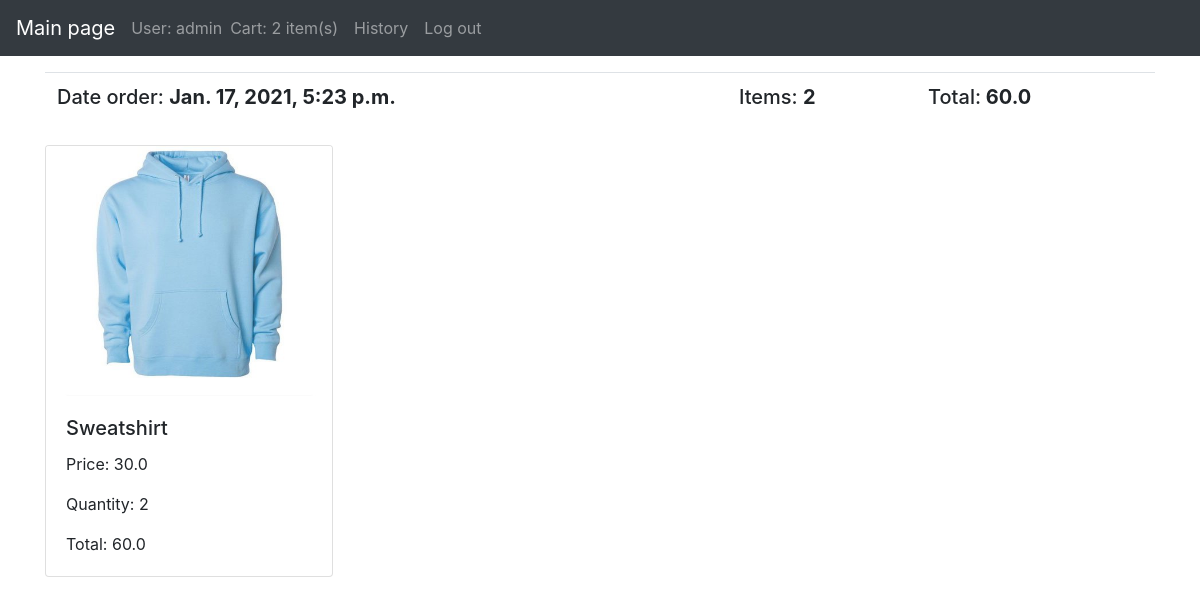
The page /detail/5/ (signed in) on the database as committed earlier.
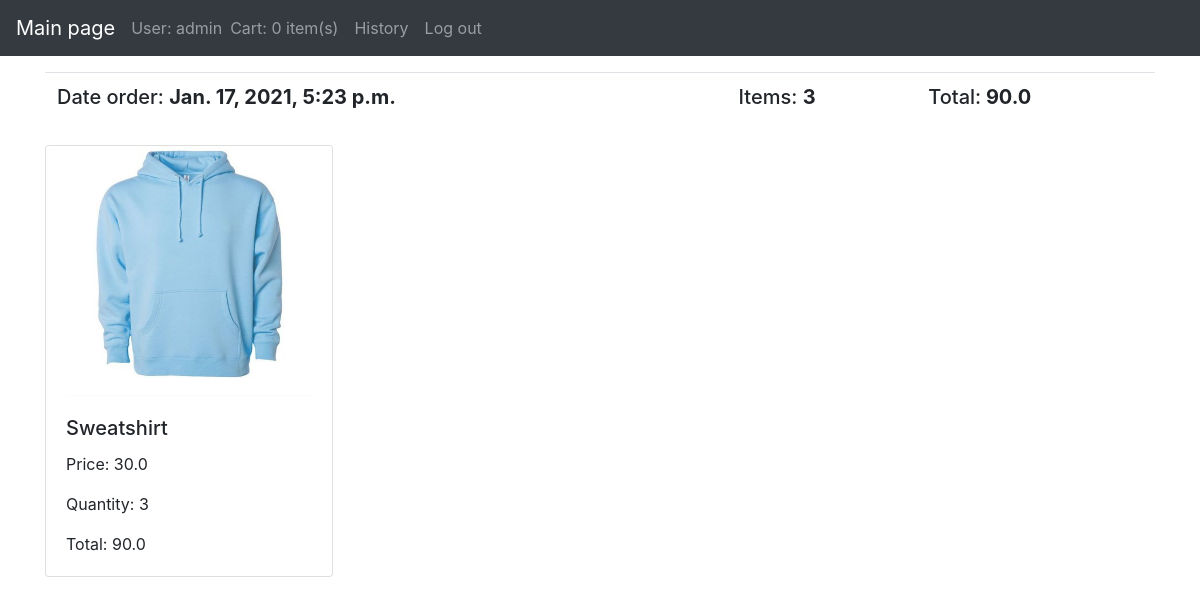
The same page on the database as committed later.
### store/models.py (models this page shows, shortened)
class Order(models.Model):
    customer = models.ForeignKey(Customer, on_delete=models.SET_NULL, null=True, blank=True)
    date_ordered = models.DateTimeField(auto_now_add=True)
    complete = models.BooleanField(default=False)
    status = models.CharField(max_length=200, default="")
    @property
    def get_cart_total(self):
        orderitems = self.orderitem_set.all()
        total = sum([item.get_total for item in orderitems])
        return total
    @property
    def get_cart_items(self):
        orderitems = self.orderitem_set.all()
        total = sum([item.quantity for item in orderitems])
        return total

class OrderItem(models.Model):
    product = models.ForeignKey(Product, on_delete=models.SET_NULL, null=True)
    order = models.ForeignKey(Order, on_delete=models.SET_NULL, null=True)
    quantity = models.IntegerField(default=0, null=True, blank=True)
    @property
    def get_total(self):
        total = self.product.price * self.quantity
        return total

class Product(models.Model):
    name = models.CharField(max_length=200)
    price = models.FloatField()
    image = models.ImageField(null=True, blank=True)
    instock = models.IntegerField(default=100)
    @property
    def imageURL(self):
        try:
            url = self.image.url
        except:
            url = ''
        return url

### store/views.py (the view)
# urls.py: path('detail/<int:order_id>/', views.detail, name="detail")
def detail(request,order_id):
    order = Order.objects.get(id=order_id)
    allItems = order.orderitem_set.all()
    data = prepareCartData(request)
    cartItems = data['cartItems']
    return render(request, 'detail.html', {"allItems":allItems,'cartItems': cartItems, "order":order})

### store/data.py (called while the page is built)
def prepareCartData(request):
    customer=request.user.customer
    if Order.objects.filter(customer=customer, complete= False).exists():
        order = Order.objects.get(customer=customer, complete= False)
    else:
        order = Order.objects.create(customer= customer,complete= False)
    cartItems= order.get_cart_items
    items = order.orderitem_set.all()
    return {'cartItems': cartItems, 'order': order, 'items': items}

### templates/detail.html
{% extends 'main.html' %}
{% load static %}
{% block content %}
    <table class="table">
        <tr>
            <th><h5>Date order: <strong>{{order.date_ordered}}</strong></h5></th>
            <th><h5>Items: <strong>{{order.get_cart_items}}</strong></h5></th>
            <th><h5>Total:<strong> {{order.get_cart_total}}</strong></h5></th>
        </tr>
    </table>
	<div class="row">
		{% for item in allItems %}
		    <div class="col-sm-4">
                <div class="card" style="width: 18rem;">
                <img class="card-img-top" src="{{item.product.imageURL}}" alt="Card image cap" width="250" height="250" >
                    <div class="card-body">
                    <h5 class="card-title">{{item.product.name}}</h5>
                    <p class="card-text">Price: {{item.product.price}} </p>
                     <p class="card-text">Quantity: {{item.quantity}} </p>
                        <p class="card-text">Total: {{item.get_total}} </p>
                    </div>
                </div>
            </div>
		{% endfor %}
	</div>
{% endblock content %}

### templates/main.html (shortened to what this page needs)
<!DOCTYPE html>
{% load static %}
<html>
<head>
	<link rel="stylesheet" href="https://stackpath.bootstrapcdn.com/bootstrap/4.4.1/css/bootstrap.min.css">
</head>
<body>
    <nav class="navbar navbar-expand-sm bg-dark navbar-dark fixed-top">
  <a class="navbar-brand" href="{% url 'store' %}">Main page</a>
         <span class="navbar-text">
    User: {{ request.user }}
  </span>
  <ul class="navbar-nav">
    <li class="nav-item">
      <a class="nav-link" href="{% url 'cart' %}">Cart: {{ cartItems }} item(s)</a>
    </li>
      <li class="nav-item">
      <a class="nav-link" href="{% url 'history' %}">History</a>
    </li>
    <li class="nav-item">
      <a class="nav-link" href="{% url 'logout' %}">Log out</a>
    </li>
  </ul>
</nav>
     <div class="container ">
         <br>
     <br>
     <br>
            {% block content %}
            {% endblock content %}
     </div>
</body>
</html>

Rows that differ between the two databases and show on the page:
changed Order: get_cart_items "2" → "3"; get_cart_total "60.0" → "90.0"
changed OrderItem "Sweatshirt": quantity "2" → "3"; get_total "60.0" → "90.0"
Other text that changed with them:
{{ cartItems }}: "2" → "0"
